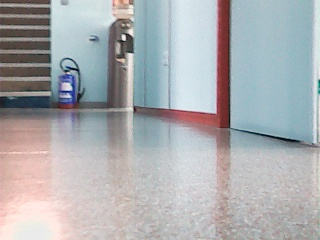
#> input picture notebooks/Robot - test/robot/left/1017.jpg, 320 x 240 px, given in place of 1.jpg, which was not available
$ jupyter execute --allow-errors optical_flow_dataset_creation.ipynb   (shell and % lines are left out)   (text cells are left out)
#> lines starting #> are read from the running program, lines starting #| are printed output that depends on the picture; pictures that were not available may be replaced by others from this repository, and a replacement may not be noted
[cell 1]
# from google.colab.patches import cv2_imshow
import numpy as np
import cv2 as cv
import os

[cell 2]
path = fr"notebooks\robot"
pathSave = fr"notebooks\robot_cv_flow"
numberImages = len(os.listdir(fr"{path}\left"))

[cell 3]
i = 1; error=0
frame = cv.imread(fr"{path}\left\{i}.jpg")
#> frame is the input picture: shape (240, 320, 3); mean B, G, R 176.1, 173.4, 171.3
prvsL = cv.cvtColor(frame,cv.COLOR_BGR2GRAY)
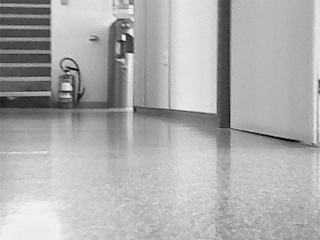
#> prvsL: shape (240, 320); min 9, max 243, mean 173.1

frame = cv.imread(fr"{path}\right\{i}.jpg")
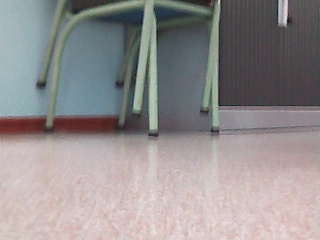
#> input picture notebooks/Robot - test/robot/left/1035.jpg, 320 x 240 px, given in place of 1.jpg, which was not available
#> frame is the input picture: shape (240, 320, 3); mean B, G, R 142.8, 142.4, 146.6
prvsR = cv.cvtColor(frame,cv.COLOR_BGR2GRAY)
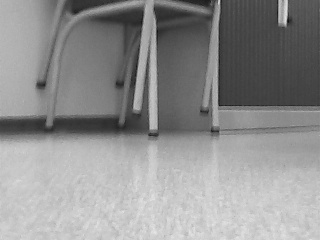
#> prvsR: shape (240, 320); min 13, max 230, mean 143.7
#> `mag, ang = cv.cartToPolar(flow[...,0], flow[...,1])`:
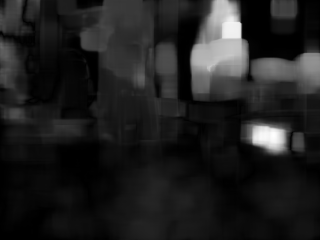
#> mag: shape (240, 320) float32; min 0.00049, max 75.94, mean 9.6; drawn with min black and max white
#> `mag, ang = cv.cartToPolar(flow[...,0], flow[...,1])`:
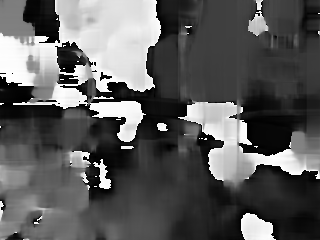
#> ang: shape (240, 320) float32; min 1.08e-06, max 6.28, mean 2.28; drawn with min black and max white
#> `hsv[...,0] = ang*180/np.pi/2`:
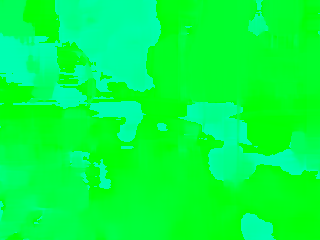
#> hsv: shape (240, 320, 3); mean of channels 0, 1, 2 64.8, 255, 0; drawn as B, G, R
#> `hsv[...,2] = cv.normalize(mag,None,0,255,cv.NORM_MINMAX)`:
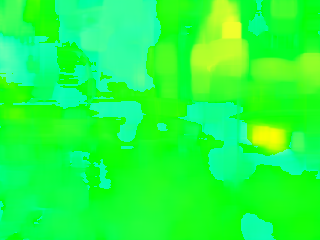
#> hsv: shape (240, 320, 3); mean of channels 0, 1, 2 64.8, 255, 31.8; drawn as B, G, R
#> `rgb_flowL = cv.cvtColor(hsv,cv.COLOR_HSV2BGR)`:
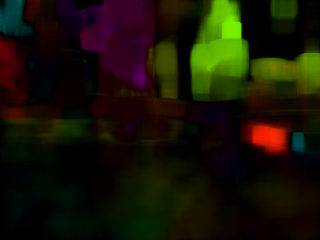
#> rgb_flowL: shape (240, 320, 3); mean B, G, R 4.3, 20.3, 23.4
hsv = np.zeros_like(frame)
hsv[...,1] = 255
i+=1

#> (the rest of this cell did not finish here and is left out)
